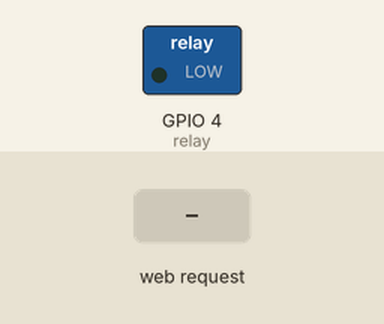
The sketch below on a simulated ESP32. Parts: switched loads named in the sketch (green lamp = pin HIGH). The inputs (shaded band) are chosen by the test bench. WiFi joins after 1.5 s; servers stay silent unless stated; what the sketch prints to the serial monitor is not drawn.

Above: at 2.7 s.
2.8 s: HTTP request GET /H received
At 3.2 s:
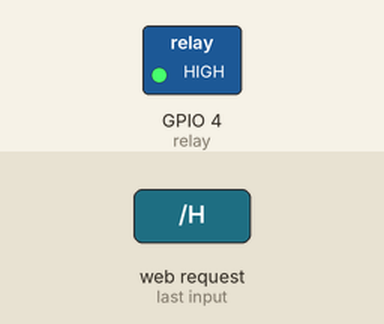
4.3 s: HTTP request GET /L received
At 5.5 s:
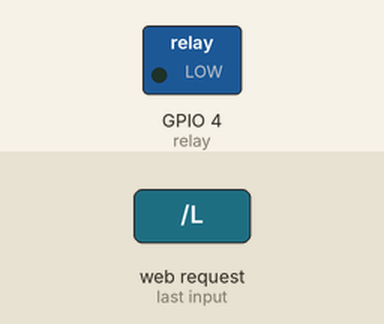
Timing chart, 0 to 7.3 s (numbered marks = the images above; inputs shaded):
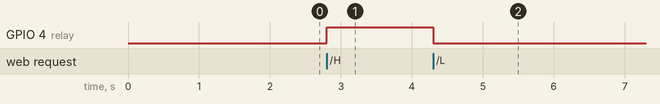

The sketch:

Code.ino
```cpp
#include <WiFi.h>

#define relay 4

const char* ssid = "Redmi Note 11";
const char* password = "abcd1234";

WiFiServer server(80);

bool lockState = false;

String htmlPage(bool state){

  String page = R"====(
  <!DOCTYPE html>
    <html>
    <head>
      <meta name="viewport" content="width=device-width, initial-scale=1">

      <style>
        body{
          background:#121212;
          color:white;
          font-family:Arial;
          text-align:center;
          padding-top:40px;
        }

        .switch{
          position:relative;
          display:inline-block;
          width:160px;
          height:80px;
        }

        .switch input{
          opacity:0;
          width:0;
          height:0;
        }

        .slider{
          position:absolute;
          cursor:pointer;
          top:0;
          left:0;
          right:0;
          bottom:0;
          background-color:#ccc;
          transition:.4s;
          border-radius:80px;
        }

        .slider:before{
          position:absolute;
          content:"";
          height:60px;
          width:60px;
          left:10px;
          bottom:10px;
          background-color:white;
          transition:.4s;
          border-radius:50%;
        }

        input:checked + .slider{
          background-color:#4CAF50;
        }

        input:checked + .slider:before{
          transform:translateX(80px);
        }

        .status{
          font-size:32px;
          margin:25px;
        }
      </style>

    </head>

    <body>

      <h2>ESP32 Relay LOCK</h2>

      <div class="status">STATUS_TEXT</div>

      <label class="switch">
      <input type="checkbox" TOGGLE_STATE onchange="toggleLock(this)">
      <span class="slider"></span>
      </label>

      <script>
      function toggleLock(el){
        if(el.checked){
          fetch('/H');
          document.querySelector('.status').innerHTML="Locked";
        }else{
          fetch('/L');
          document.querySelector('.status').innerHTML="Unlocked";
        }
      }
      </script>

    </body>
    </html>
  )====";

  if(state){ // if locked
    page.replace("STATUS_TEXT","Locked");
    page.replace("TOGGLE_STATE","checked");
  }
  else{ // if unlocked
    page.replace("STATUS_TEXT","Unlocked");
    page.replace("TOGGLE_STATE","");
  }

  return page;
}

void setup(){

  Serial.begin(9600);

  pinMode(relay,OUTPUT);
  digitalWrite(relay,LOW);

  Serial.println();
  Serial.println("Connecting to WiFi...");

  WiFi.begin(ssid,password);

  while(WiFi.status()!=WL_CONNECTED){
    delay(500);
    Serial.print(".");
  }

  Serial.println("\nConnected!");
  Serial.print("ESP32 IP Address: ");
  Serial.println(WiFi.localIP());

  server.begin();
}

void loop(){

  WiFiClient client = server.available();

  if(client){

  String req = client.readStringUntil('\r');
  client.flush();

  if(req.indexOf("GET /H")!=-1){
    digitalWrite(relay,HIGH);
    lockState = true;
  }

  if(req.indexOf("GET /L")!=-1){
    digitalWrite(relay,LOW);
    lockState = false;
  }

  client.println("HTTP/1.1 200 OK");
  client.println("Content-Type: text/html");
  client.println();
  client.print(htmlPage(lockState));

  client.stop();
  }
}
```

Measured:
- after the input at 2.8 s, GPIO 4 (relay): LOW → HIGH at once
- after the input at 4.3 s, GPIO 4 (relay): HIGH → LOW at once
